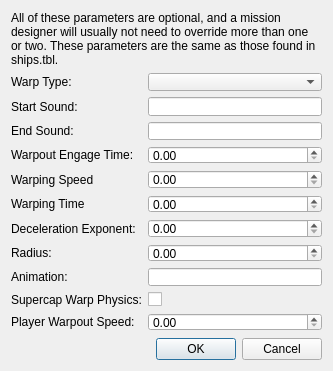
<?xml version="1.0" encoding="UTF-8"?>
<ui version="4.0">
 <class>fso::fred::dialogs::ShipCustomWarpDialog</class>
 <widget class="QDialog" name="fso::fred::dialogs::ShipCustomWarpDialog">
  <property name="windowModality">
   <enum>Qt::NonModal</enum>
  </property>
  <property name="geometry">
   <rect>
    <x>0</x>
    <y>0</y>
    <width>333</width>
    <height>356</height>
   </rect>
  </property>
  <property name="windowTitle">
   <string>Edit Parameters</string>
  </property>
  <property name="modal">
   <bool>true</bool>
  </property>
  <layout class="QVBoxLayout" name="layout">
   <item>
    <widget class="QLabel" name="label">
     <property name="text">
      <string>All of these parameters are optional, and a mission designer will usually not need to override more than one or two. These parameters are the same as those found in ships.tbl.</string>
     </property>
     <property name="wordWrap">
      <bool>true</bool>
     </property>
    </widget>
   </item>
   <item>
    <layout class="QFormLayout" name="form">
     <item row="1" column="0">
      <widget class="QLabel" name="labelType">
       <property name="text">
        <string>Warp Type:</string>
       </property>
      </widget>
     </item>
     <item row="1" column="1">
      <widget class="QComboBox" name="comboBoxType"/>
     </item>
     <item row="2" column="0">
      <widget class="QLabel" name="labelStartSound">
       <property name="text">
        <string>Start Sound:</string>
       </property>
      </widget>
     </item>
     <item row="2" column="1">
      <widget class="QLineEdit" name="lineEditStartSound">
       <property name="maxLength">
        <number>32</number>
       </property>
      </widget>
     </item>
     <item row="3" column="0">
      <widget class="QLabel" name="labelEndSound">
       <property name="text">
        <string>End Sound:</string>
       </property>
      </widget>
     </item>
     <item row="3" column="1">
      <widget class="QLineEdit" name="lineEditEndSound">
       <property name="maxLength">
        <number>32</number>
       </property>
      </widget>
     </item>
     <item row="4" column="0">
      <widget class="QLabel" name="labelEngageTime">
       <property name="text">
        <string>Warpout Engage Time:</string>
       </property>
      </widget>
     </item>
     <item row="4" column="1">
      <widget class="QDoubleSpinBox" name="doubleSpinBoxEngage"/>
     </item>
     <item row="5" column="0">
      <widget class="QLabel" name="labelSpeed">
       <property name="text">
        <string>Warping Speed</string>
       </property>
      </widget>
     </item>
     <item row="5" column="1">
      <widget class="QDoubleSpinBox" name="doubleSpinBoxSpeed"/>
     </item>
     <item row="6" column="0">
      <widget class="QLabel" name="labelTime">
       <property name="text">
        <string>Warping Time</string>
       </property>
      </widget>
     </item>
     <item row="6" column="1">
      <widget class="QDoubleSpinBox" name="doubleSpinBoxTime"/>
     </item>
     <item row="7" column="0">
      <widget class="QLabel" name="labelExponent">
       <property name="text">
        <string>Deceleration Exponent:</string>
       </property>
      </widget>
     </item>
     <item row="7" column="1">
      <widget class="QDoubleSpinBox" name="doubleSpinBoxExponent"/>
     </item>
     <item row="8" column="0">
      <widget class="QLabel" name="labelRadius">
       <property name="text">
        <string>Radius:</string>
       </property>
      </widget>
     </item>
     <item row="8" column="1">
      <widget class="QDoubleSpinBox" name="doubleSpinBoxRadius"/>
     </item>
     <item row="9" column="0">
      <widget class="QLabel" name="labelAnim">
       <property name="text">
        <string>Animation:</string>
       </property>
      </widget>
     </item>
     <item row="9" column="1">
      <widget class="QLineEdit" name="lineEditAnim">
       <property name="maxLength">
        <number>32</number>
       </property>
      </widget>
     </item>
     <item row="10" column="0">
      <widget class="QLabel" name="labelSupercap">
       <property name="text">
        <string>Supercap Warp Physics:</string>
       </property>
      </widget>
     </item>
     <item row="10" column="1">
      <widget class="QCheckBox" name="checkBoxSupercap">
       <property name="text">
        <string/>
       </property>
      </widget>
     </item>
     <item row="11" column="0">
      <widget class="QLabel" name="labelPlayerSpeed">
       <property name="text">
        <string>Player Warpout Speed:</string>
       </property>
      </widget>
     </item>
     <item row="11" column="1">
      <widget class="QDoubleSpinBox" name="doubleSpinBoxPlayerSpeed"/>
     </item>
    </layout>
   </item>
   <item>
    <layout class="QHBoxLayout" name="buttonLayout">
     <item>
      <spacer name="horizontalSpacer">
       <property name="orientation">
        <enum>Qt::Horizontal</enum>
       </property>
       <property name="sizeHint" stdset="0">
        <size>
         <width>40</width>
         <height>20</height>
        </size>
       </property>
      </spacer>
     </item>
     <item>
      <widget class="QDialogButtonBox" name="buttonBox">
       <property name="standardButtons">
        <set>QDialogButtonBox::Cancel|QDialogButtonBox::Ok</set>
       </property>
      </widget>
     </item>
    </layout>
   </item>
  </layout>
 </widget>
 <resources>
  <include location="../resources/resources.qrc"/>
 </resources>
 <connections>
  <connection>
   <sender>buttonBox</sender>
   <signal>accepted()</signal>
   <receiver>fso::fred::dialogs::ShipCustomWarpDialog</receiver>
   <slot>accept()</slot>
   <hints>
    <hint type="sourcelabel">
     <x>206</x>
     <y>331</y>
    </hint>
    <hint type="destinationlabel">
     <x>94</x>
     <y>329</y>
    </hint>
   </hints>
  </connection>
 </connections>
</ui>
